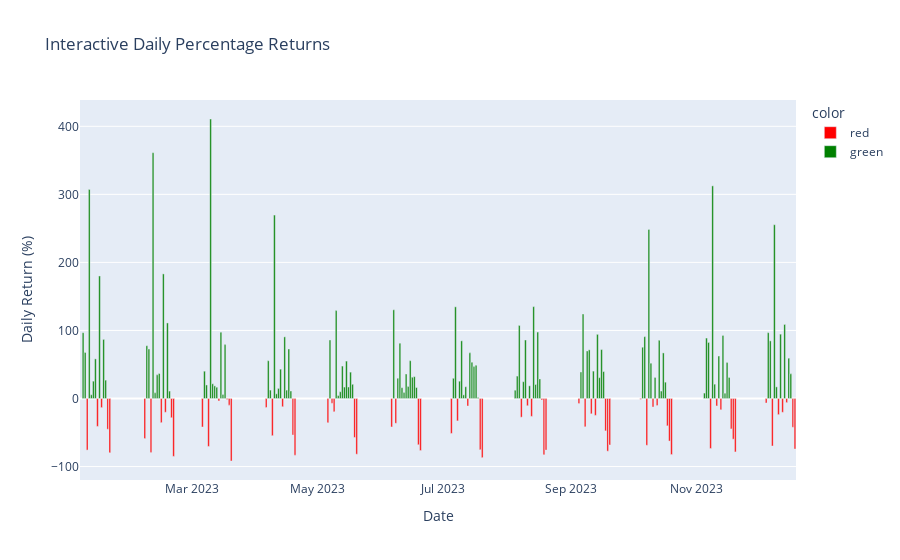

The code cell stored with this chart in its notebook:
### Markdown cell above
#### Chart - 5

### Code cell
# Chart - 5 visualization code
fig = px.bar(df,
             x='Date_new',
             y='Daily_Return',
             title='Interactive Daily Percentage Returns',
             color=['green' if x >= 0 else 'red' for x in df['Daily_Return']], # Use the pre-calculated color column
             color_discrete_map={'green': 'green', 'red': 'red'}, # Ensures correct colors
             labels={'Date_new': 'Date', 'Daily_Return': 'Daily Return (%)'} # Nicer labels
            )
fig.show()
